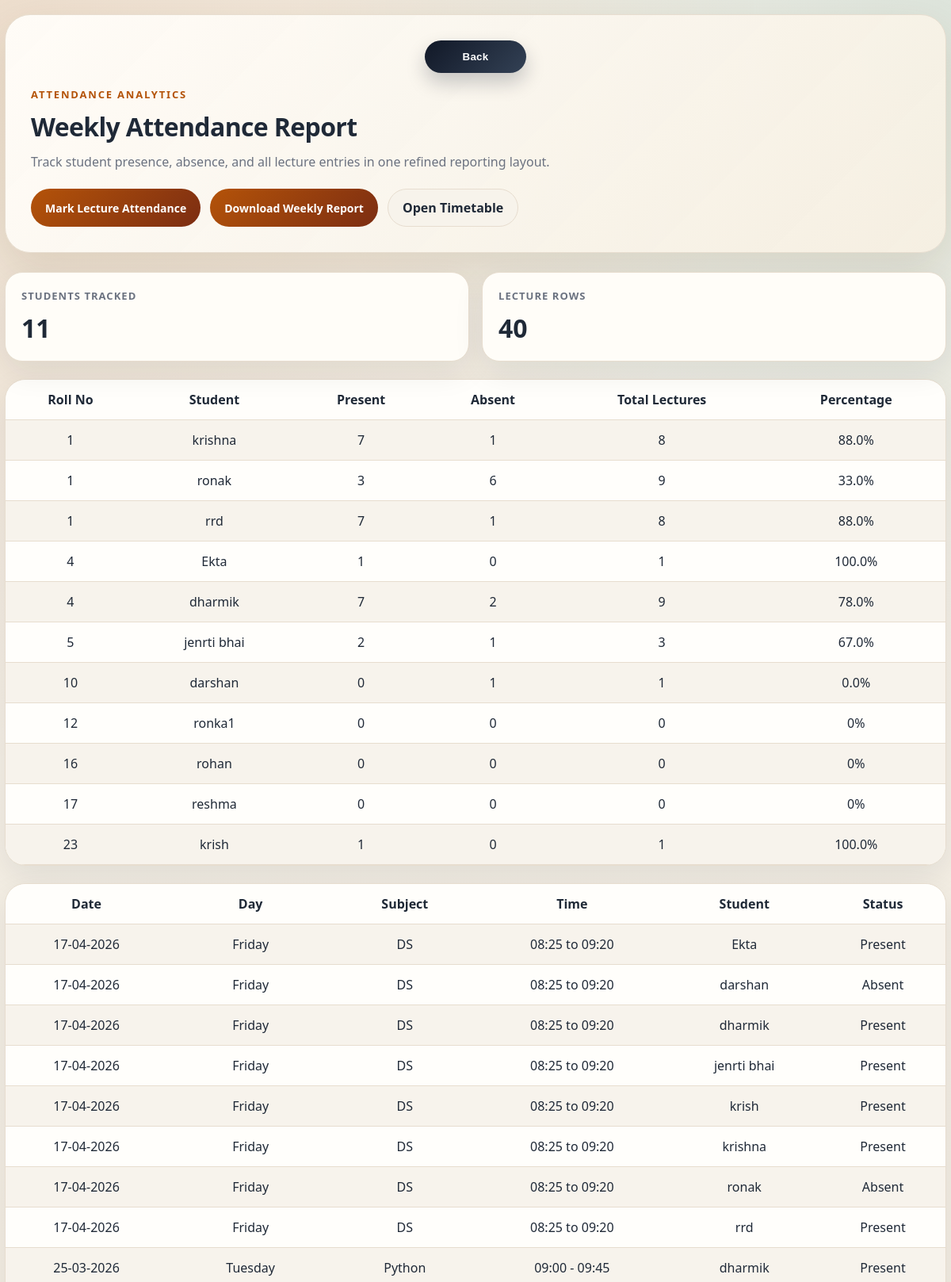
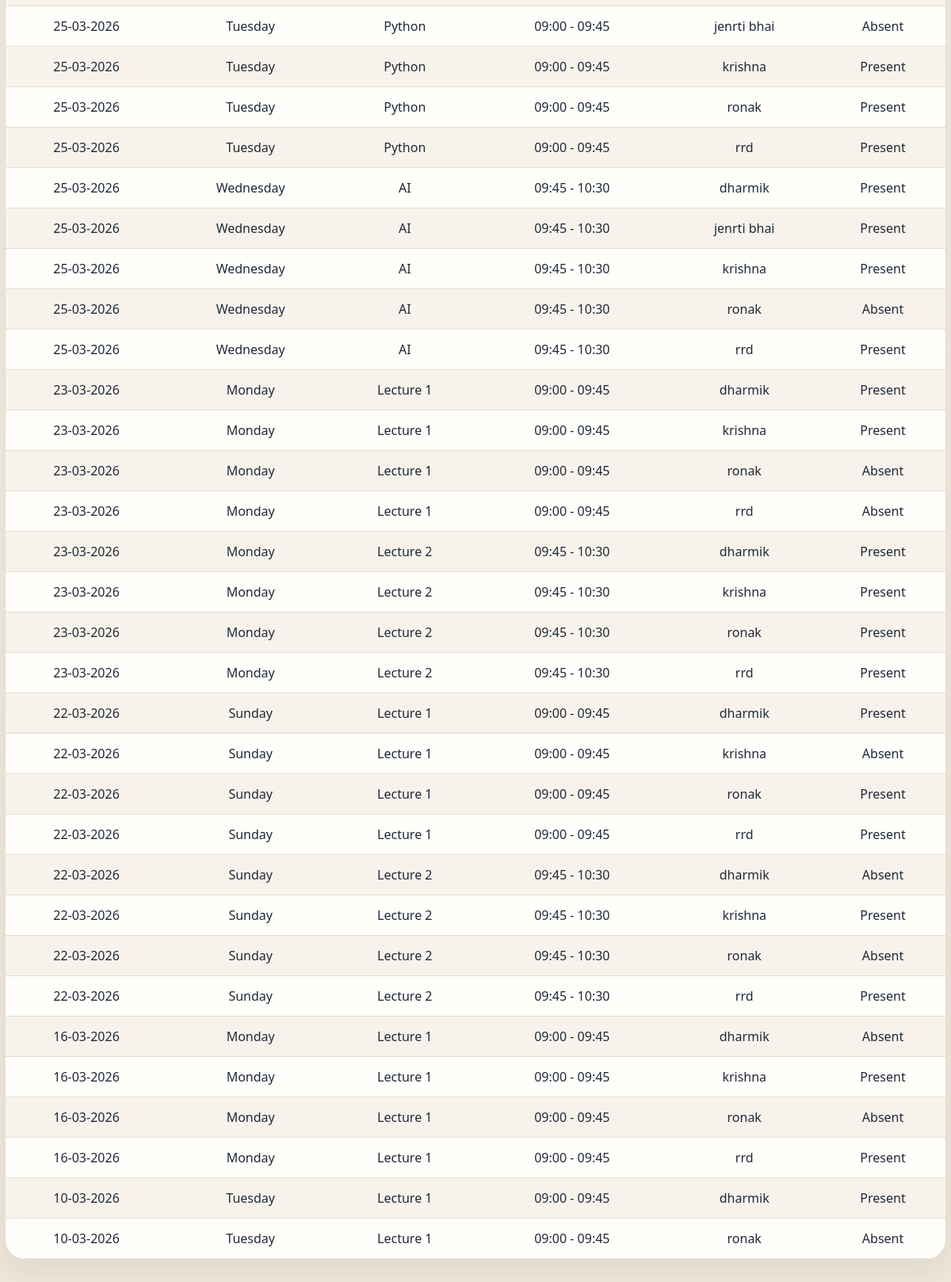
/weekly_attendance (signed in), run on the app's committed database (2 pictures, top to bottom).
### tables this page shows
CREATE TABLE users(
        id INTEGER PRIMARY KEY AUTOINCREMENT,
        rollno INTEGER,
        username TEXT UNIQUE,
        password TEXT,
        gender TEXT,
        mobile TEXT,
        address TEXT,
        photo TEXT,
        enroll TEXT,
        blood TEXT,
        school TEXT,
        birthdate TEXT
    , role TEXT DEFAULT 'student', class TEXT);

CREATE TABLE lecture_attendance(
        id INTEGER PRIMARY KEY AUTOINCREMENT,
        student_id INTEGER,
        date TEXT,
        lecture_no INTEGER,
        status TEXT
    , lecture_day TEXT, lecture_name TEXT, lecture_time TEXT);

### app.py (the view)
@app.route("/weekly_attendance")
def weekly_attendance():
    if "user" not in session:
        return redirect("/")
    user = current_user()
    if user is None:
        session.clear()
        return redirect("/")
    with db() as con:
        ensure_six_month_timetable(con)
        if session.get("role") == "student":
            summary = con.execute("""
            SELECT
                users.id,
                users.rollno,
                users.username,
                SUM(CASE WHEN lecture_attendance.status='Present' THEN 1 ELSE 0 END) AS present_count,
                SUM(CASE WHEN lecture_attendance.status='Absent' THEN 1 ELSE 0 END) AS absent_count,
                SUM(CASE WHEN lecture_attendance.status IN ('Present', 'Absent') THEN 1 ELSE 0 END) AS total_count
            FROM users
            LEFT JOIN lecture_attendance ON lecture_attendance.student_id = users.id
            WHERE users.id=?
            GROUP BY users.id, users.rollno, users.username
            """, (user["id"],)).fetchall()
            lectures = get_lecture_attendance_rows(
                con,
                "WHERE users.id=?",
                (user["id"],)
            )
        else:
            summary = con.execute("""
            SELECT
                users.id,
                users.rollno,
                users.username,
                SUM(CASE WHEN lecture_attendance.status='Present' THEN 1 ELSE 0 END) AS present_count,
                SUM(CASE WHEN lecture_attendance.status='Absent' THEN 1 ELSE 0 END) AS absent_count,
                SUM(CASE WHEN lecture_attendance.status IN ('Present', 'Absent') THEN 1 ELSE 0 END) AS total_count
            FROM users
            LEFT JOIN lecture_attendance ON lecture_attendance.student_id = users.id
            WHERE users.role='student'
            GROUP BY users.id, users.rollno, users.username
            ORDER BY users.rollno, users.username
            """).fetchall()
            lectures = get_lecture_attendance_rows(
                con,
                "WHERE users.role='student'"
            )
    return render_template(
        "shared/weekly_attendance.html",
        summary=summary,
        lectures=lectures,
        is_student_view=session.get("role") == "student"
    )

### app.py (called while the page is built)
def db():
    con = sqlite3.connect(app.config["DATABASE_PATH"])
    con.row_factory = sqlite3.Row
    return con

def current_user():
    if "user" not in session:
        return None
    with db() as con:
        return con.execute(
            "SELECT * FROM users WHERE username=?",
            (session["user"],)
        ).fetchone()

def format_display_date(value):
    try:
        return date.fromisoformat(value).strftime("%d-%m-%Y")
    except (TypeError, ValueError):
        return value or "-"

def format_timetable_range(start_time, end_time):
    if start_time and end_time:
        return f"{start_time} to {end_time}"
    return start_time or end_time or ""

def get_day_timetable_slots(day_name, con=None):
    owns_connection = con is None
    if owns_connection:
        con = db()
    try:
        rows = fetch_timetable_rows(con)
    finally:
        if owns_connection:
            con.close()
    slots = []
    for row in rows or TIMETABLE_ROWS:
        if row.get("is_break"):
            continue
        lecture_name = row["courses"].get(day_name, "")
        if lecture_name:
            slots.append({
                "lecture_name": lecture_name,
                "time": row["time"],
            })
    return slots

def expected_timetable_lecture_count(start_date, total_days, con=None):
    total_lectures = 0
    for day_offset in range(total_days):
        current_date = start_date + timedelta(days=day_offset)
        day_name = current_date.strftime("%A")
        if day_name == "Sunday":
            continue
        total_lectures += len(get_day_timetable_slots(day_name, con))
    return total_lectures

def get_timetable_settings(con):
    settings = con.execute(
        "SELECT start_date, total_days FROM timetable_settings WHERE id=1"
    ).fetchone()
    if not settings:
        return date.today().isoformat(), 180
    start_date = settings["start_date"] or date.today().isoformat()
    total_days = settings["total_days"] or 180
    try:
        date.fromisoformat(start_date)
    except ValueError:
        start_date = date.today().isoformat()
    if total_days < 1:
        total_days = 180
    return start_date, total_days

### templates/shared/weekly_attendance.html (shortened to what this page needs)
<!DOCTYPE html>
<html>
<head>
<link rel="stylesheet" href="{{ url_for('static', filename='style.css') }}">
</head>
<body>
<div class="page-shell">
    <div class="page-hero">
        <div class="back-button">
            <button type="button" onclick="history.back()">Back</button>
        </div>
        <div class="section-title">Attendance Analytics</div>
        <h1>Weekly Attendance Report</h1>
        {% if is_student_view %}
        <p>Check your own lecture attendance summary and all lecture entries.</p>
        {% else %}
        <p>Track student presence, absence, and all lecture entries in one refined reporting layout.</p>
        {% endif %}
        <div class="action-row">
            {% if not is_student_view %}
            <a href="/lecture_attendance" class="primary-link">Mark Lecture Attendance</a>
            {% endif %}
            <a href="/weekly_attendance_download" class="primary-link">
                {% if is_student_view %}Download My Weekly Report{% else %}Download Weekly Report{% endif %}
            </a>
            <a href="/timetable" class="secondary-link">Open Timetable</a>
        </div>
    </div>
    <div class="stats-row">
        <div class="stat-card">
            <div class="stat-label">{% if is_student_view %}Records Shown{% else %}Students Tracked{% endif %}</div>
            <div class="stat-value">{{ summary|length }}</div>
        </div>
        <div class="stat-card">
            <div class="stat-label">Lecture Rows</div>
            <div class="stat-value">{{ lectures|length }}</div>
        </div>
    </div>
    <div class="table-shell">
        <table>
            <tr>
                <th>Roll No</th>
                <th>{% if is_student_view %}Name{% else %}Student{% endif %}</th>
                <th>Present</th>
                <th>Absent</th>
                <th>Total Lectures</th>
                <th>Percentage</th>
            </tr>
            {% for row in summary %}
            <tr>
                <td>{{ row["rollno"] }}</td>
                <td>{{ row["username"] }}</td>
                <td>{{ row["present_count"] or 0 }}</td>
                <td>{{ row["absent_count"] or 0 }}</td>
                <td>{{ row["total_count"] or 0 }}</td>
                <td>
                {% if row["total_count"] %}
                {{ ((row["present_count"] or 0) * 100 / row["total_count"]) | round(0) }}%
                {% else %}
                0%
                {% endif %}
                </td>
            </tr>
            {% endfor %}
        </table>
    </div>
    <div class="table-shell">
        <table>
            <tr>
                <th>Date</th>
                <th>Day</th>
                <th>Subject</th>
                <th>Time</th>
                <th>{% if is_student_view %}Name{% else %}Student{% endif %}</th>
                <th>Status</th>
            </tr>
            {% for row in lectures %}
            <tr>
                <td>{{ row["date"]|display_date }}</td>
                <td>{{ row["day"] or "-" }}</td>
                <td>{{ row["lecture_name"] or "-" }}</td>
                <td>{{ row["time"] or "-" }}</td>
                <td>{{ row["username"] }}</td>
                <td>{{ row["status"] }}</td>
            </tr>
            {% endfor %}
        </table>
    </div>
</div>
</body>
</html>

### static/style.css (style rules this page uses)
:root { --bg:#f5f1e8; --surface:#fffdf8; --surface-soft:#f7f3eb; --surface-strong:#0f172a; --line:#e7ddcf; --line-strong:#d6c7b5; --text:#1f2937; --muted:#6b7280; --primary:#b45309; --primary-deep:#7c2d12; --accent:#0f766e; --danger:#b91c1c; --success:#15803d; --shadow:0 22px 55px rgba(85, 55, 17, 0.12); --shadow-soft:0 14px 38px rgba(15, 23, 42, 0.08); --radius-xl:28px; --radius-lg:20px; --radius-md:14px; --font-sans:"Poppins", "Segoe UI", sans-serif; --gradient-main:linear-gradient(135deg, #1f2937, #8b4513 52%, #d97706); --gradient-soft:linear-gradient(135deg, rgba(180,83,9,0.14), rgba(15,118,110,0.12)); }
* { box-sizing:border-box; }
html { scroll-behavior:smooth; }
body { margin:0; color:var(--text); font-family:var(--font-sans); background: radial-gradient(circle at top left, rgba(180,83,9,0.12), transparent 28%), radial-gradient(circle at top right, rgba(15,118,110,0.10), transparent 24%), linear-gradient(180deg, var(--bg), #efe7da); min-height:100vh; overflow-x:hidden; transition:background .3s ease,color .3s ease; }
h1,h2,h3,h4,h5,h6 { font-family:var(--font-sans); letter-spacing:-0.02em; }
a { color:inherit; text-decoration:none; }
button, .button-link { display:inline-flex; align-items:center; justify-content:center; gap:8px; padding:13px 20px; border:none; border-radius:999px; background:linear-gradient(135deg, var(--primary), var(--primary-deep)); color:#fff; font-weight:700; letter-spacing:.02em; cursor:pointer; transition:transform .2s ease, box-shadow .2s ease, opacity .2s ease; box-shadow:0 14px 28px rgba(124,45,18,0.22); }
table { width:100%; border-collapse:collapse; overflow:hidden; }
th,td { padding:14px 16px; text-align:center; border-bottom:1px solid var(--line); }
tbody tr { background:rgba(255,255,255,0.55); transition:transform .15s ease, background .15s ease; }
tbody tr:nth-child(even) { background:rgba(247,243,235,0.95); }
.back-button { text-align:center; margin-bottom:18px; }
.back-button button { width:auto; min-width:128px; background:linear-gradient(135deg, #111827, #334155); box-shadow:0 12px 24px rgba(15,23,42,0.22); }
.section-title { font-size:13px; letter-spacing:.14em; text-transform:uppercase; color:var(--primary); font-weight:700; margin-bottom:10px; }
.page-shell { width:calc(100% - 12px); max-width:1680px; margin:18px auto 40px; }
.page-hero { padding:32px; border:1px solid var(--line); border-radius:32px; background:linear-gradient(135deg, rgba(255,253,248,0.98), rgba(246,239,226,0.94)); box-shadow:var(--shadow); }
.page-hero h1, .page-hero h2 { margin:0; }
.page-hero p { color:var(--muted); margin:10px 0 0; line-height:1.7; }
.action-row { display:flex; gap:12px; flex-wrap:wrap; margin:20px 0 0; }
.action-row a, .action-row button { display:inline-flex; align-items:center; justify-content:center; padding:12px 18px; border-radius:999px; font-weight:700; }
.action-row .primary-link { background:linear-gradient(135deg, var(--primary), var(--primary-deep)); color:white; border:none; cursor:pointer; font-family:var(--font-sans); font-size:14px; }
.action-row .secondary-link { background:var(--surface-soft); color:var(--text); border:1px solid var(--line); }
.stats-row { display:grid; grid-template-columns:repeat(auto-fit, minmax(180px, 1fr)); gap:16px; margin-top:24px; }
.stat-card { padding:20px; border:1px solid var(--line); border-radius:22px; background:var(--surface); box-shadow:var(--shadow-soft); }
.stat-card .stat-label { color:var(--muted); font-size:13px; text-transform:uppercase; letter-spacing:.08em; font-weight:700; }
.stat-card .stat-value { margin-top:10px; font-size:32px; font-weight:700; }
.table-shell { margin-top:22px; border-radius:26px; overflow:hidden; border:1px solid var(--line); background:var(--surface); box-shadow:var(--shadow-soft); }

### data on the page
users: rollno "1", username "krishna", row "7", row "8", present_count "88.0"
users: rollno "1", username "ronak", row "3", row "6", row "9", present_count "33.0"
users: rollno "1", username "rrd", row "7", row "8", present_count "88.0"
users: rollno "4", username "Ekta", row "1", row "0", present_count "100.0"
users: rollno "4", username "dharmik", row "7", row "2", row "9", present_count "78.0"
users: rollno "5", username "jenrti bhai", row "2", row "1", row "3", present_count "67.0"
users: rollno "10", username "darshan", row "0", row "1", present_count "0.0"
users: rollno "12", username "ronka1", row "0", shows "0%"
users: rollno "16", username "rohan", row "0", shows "0%"
users: rollno "17", username "reshma", row "0", shows "0%"
users: rollno "23", username "krish", row "1", row "0", present_count "100.0"
lecture_attendance: date|display_date "25-03-2026", lecture_day "Tuesday", lecture_name "Python", lecture_time "09:00 - 09:45", username "jenrti bhai", status "Absent", date|display_date "10-03-2026", row "Lecture 1", username "ronak"
lecture_attendance: date|display_date "25-03-2026", lecture_day "Wednesday", lecture_name "AI", lecture_time "09:45 - 10:30", username "ronak", status "Absent"

### other printed values
{{ summary|length }} "11"
{{ lectures|length }} "40"
{{ row["date"]|display_date }} "17-04-2026" "17-04-2026" "17-04-2026" "17-04-2026" "17-04-2026" "17-04-2026" "17-04-2026" "17-04-2026" "25-03-2026" "25-03-2026" "25-03-2026" "25-03-2026" "25-03-2026" "25-03-2026" "25-03-2026" "25-03-2026" "23-03-2026" "23-03-2026" "23-03-2026" "23-03-2026" "23-03-2026" "23-03-2026" "23-03-2026" "23-03-2026" "22-03-2026" "22-03-2026" "22-03-2026" "22-03-2026" "22-03-2026" "22-03-2026" "22-03-2026" "22-03-2026" "16-03-2026" "16-03-2026" "16-03-2026" "16-03-2026" "10-03-2026"
{{ row["day"] or "-" }} "Friday" "Friday" "Friday" "Friday" "Friday" "Friday" "Friday" "Friday" "Tuesday" "Tuesday" "Tuesday" "Tuesday" "Wednesday" "Wednesday" "Wednesday" "Wednesday" "Monday" "Monday" "Monday" "Monday" "Monday" "Monday" "Monday" "Monday" "Sunday" "Sunday" "Sunday" "Sunday" "Sunday" "Sunday" "Sunday" "Sunday" "Monday" "Monday" "Monday" "Monday" "Tuesday"
{{ row["lecture_name"] or "-" }} "DS" "DS" "DS" "DS" "DS" "DS" "DS" "DS" "Python" "Python" "Python" "Python" "AI" "AI" "AI" "AI" "Lecture 1" "Lecture 1" "Lecture 1" "Lecture 1" "Lecture 2" "Lecture 2" "Lecture 2" "Lecture 2" "Lecture 1" "Lecture 1" "Lecture 1" "Lecture 1" "Lecture 2" "Lecture 2" "Lecture 2" "Lecture 2" "Lecture 1" "Lecture 1" "Lecture 1" "Lecture 1" "Lecture 1"
{{ row["time"] or "-" }} "08:25 to 09:20" "08:25 to 09:20" "08:25 to 09:20" "08:25 to 09:20" "08:25 to 09:20" "08:25 to 09:20" "08:25 to 09:20" "08:25 to 09:20" "09:00 - 09:45" "09:00 - 09:45" "09:00 - 09:45" "09:00 - 09:45" "09:45 - 10:30" "09:45 - 10:30" "09:45 - 10:30" "09:45 - 10:30" "09:00 - 09:45" "09:00 - 09:45" "09:00 - 09:45" "09:00 - 09:45" "09:45 - 10:30" "09:45 - 10:30" "09:45 - 10:30" "09:45 - 10:30" "09:00 - 09:45" "09:00 - 09:45" "09:00 - 09:45" "09:00 - 09:45" "09:45 - 10:30" "09:45 - 10:30" "09:45 - 10:30" "09:45 - 10:30" "09:00 - 09:45" "09:00 - 09:45" "09:00 - 09:45" "09:00 - 09:45" "09:00 - 09:45"
{{ row["username"] }} "Ekta" "darshan" "dharmik" "jenrti bhai" "krish" "krishna" "ronak" "rrd" "dharmik" "krishna" "ronak" "rrd" "dharmik" "jenrti bhai" "krishna" "rrd" "dharmik" "krishna" "ronak" "rrd" "dharmik" "krishna" "ronak" "rrd" "dharmik" "krishna" "ronak" "rrd" "dharmik" "krishna" "ronak" "rrd" "dharmik" "krishna" "ronak" "rrd" "dharmik"
{{ row["status"] }} "Present" "Absent" "Present" "Present" "Present" "Present" "Absent" "Present" "Present" "Present" "Present" "Present" "Present" "Present" "Present" "Present" "Present" "Present" "Absent" "Absent" "Present" "Present" "Present" "Present" "Present" "Absent" "Present" "Present" "Absent" "Present" "Absent" "Present" "Absent" "Present" "Absent" "Present" "Present"
